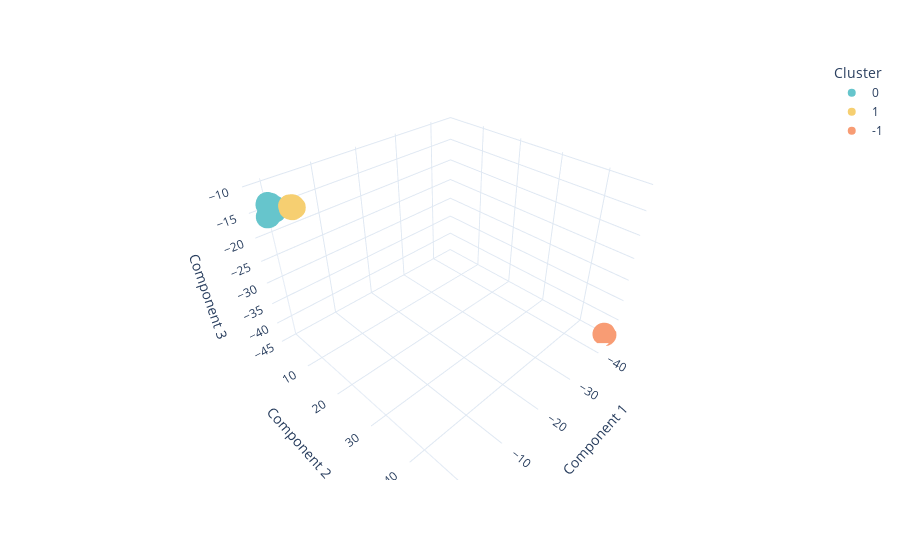

Here is the notebook cell this chart was saved with:
### Code cell
fig = px.scatter_3d(
    data_frame=reduced_df,
    x="Component 1",
    y="Component 2",
    z="Component 3",
    color="Cluster",
    color_discrete_sequence=px.colors.qualitative.Pastel,
    hover_data=[
        "taxon_id",
        "media_id"
    ],
    template="plotly_white"
)
fig.show()

### Figure 1 — Plotly figure (JSON) as saved in the notebook; plotly's stock layout.template omitted (floating-point values rounded to 4 significant figures)
{"data": [{"customdata": [["536350", "709"], ["5240", "269"], ["330590", "150a"], ["6497460", "104a"], ["841560", "519"], ["14540", "259"], ["6930750", "1211"], ["9790", "172"], ["11080", "87"], ["9820", "669"], ["295280", "172"], ["9990", "172"], ["709930", "172"], ["26980", "370"], ["1217340", "370"], ["27240", "607"], ["340920", "743"], ["452480", "79"], ["10260", "172"], ["10280", "172"], ["10060", "172"], ["2770", "256"], ["22080", "120"], ["22090", "120"], ["22150", "120"], ["6749720", "1042"], ["9810", "172"], ["1190", "607"], ["10710", "25"], ["391000", "688"], ["5259180", "573"], ["5259170", "573"], ["10310", "573"], ["27360", "607"], ["3370970", "1042"]], "hovertemplate": "Cluster=0<br>Component 1=%{x}<br>Component 2=%{y}<br>Component 3=%{z}<br>taxon_id=%{customdata[0]}<br>media_id=%{customdata[1]}<extra></extra>", "legendgroup": "0", "marker": {"color": "rgb(102, 197, 204)", "symbol": "circle"}, "mode": "markers", "name": "0", "scene": "scene", "showlegend": true, "type": "scatter3d", "x": [-0.3519, -0.1441, -0.1474, 1.115, 0.2691, 0.64, 0.9888, 0.02036, -0.3437, 0.06854, -0.431, -0.6174, -0.111, 0.2419, 0.5256, 1.705, -0.0228, 0.8599, -0.04787, -0.00183, -0.3787, 1.391, 1.273, 1.061, 1.168, 1.175, -0.3093, 1.81, 0.1965, 0.5672, 0.6845, 0.8762, 0.8214, 1.626, 1.371], "y": [2.415, 2.164, 2.694, 3.485, 2.649, 3.035, 3.522, 1.731, 1.833, 2.157, 1.719, 2.096, 2.101, 2.466, 2.173, 4.019, 2.93, 2.929, 1.868, 1.933, 2.174, 3.557, 3.645, 3.807, 3.63, 3.148, 1.633, 3.897, 1.629, 3.007, 3.12, 2.943, 3.229, 4.058, 3.207], "z": [-15.07, -14.83, -14.89, -14.44, -13.4, -14.16, -12.85, -14.46, -14.33, -14.28, -14.8, -14.51, -14.42, -14.83, -14.61, -14.53, -14.71, -14.64, -14.76, -15.04, -14.77, -14.73, -12.73, -12.67, -12.53, -15.09, -14.75, -14.75, -14.68, -13.18, -14.1, -14.17, -14.0, -14.69, -14.93]}, {"customdata": [["9200", "882"], ["1786060", "882"], ["1800", "882"], ["22850", "182"], ["22850", "88"], ["22870", "182"], ["22870", "88"], ["1119550", "182"], ["1119550", "88"], ["503390", "398"]], "hovertemplate": "Cluster=1<br>Component 1=%{x}<br>Component 2=%{y}<br>Component 3=%{z}<br>taxon_id=%{customdata[0]}<br>media_id=%{customdata[1]}<extra></extra>", "legendgroup": "1", "marker": {"color": "rgb(246, 207, 113)", "symbol": "circle"}, "mode": "markers", "name": "1", "scene": "scene", "showlegend": true, "type": "scatter3d", "x": [0.4268, 0.3623, 0.3761, 0.1447, 0.6299, 0.6219, 0.1765, 0.626, 0.3978, 0.5847], "y": [10.76, 10.54, 10.85, 10.63, 10.52, 10.57, 11.04, 11.02, 10.81, 10.94], "z": [-10.56, -10.83, -10.56, -10.81, -10.6, -10.99, -10.88, -10.77, -11.09, -10.88]}, {"customdata": [["542590", "897"], ["1143760", "897"], ["22610", "377"], ["539530", "377"], ["22620", "377"], ["22800", "377"], ["903230", "377"]], "hovertemplate": "Cluster=-1<br>Component 1=%{x}<br>Component 2=%{y}<br>Component 3=%{z}<br>taxon_id=%{customdata[0]}<br>media_id=%{customdata[1]}<extra></extra>", "legendgroup": "-1", "marker": {"color": "rgb(248, 156, 116)", "symbol": "circle"}, "mode": "markers", "name": "-1", "scene": "scene", "showlegend": true, "type": "scatter3d", "x": [-44.43, -44.36, -44.39, -44.58, -44.46, -44.24, -44.59], "y": [46.61, 46.69, 46.65, 46.47, 46.58, 46.8, 46.46], "z": [-43.82, -43.74, -43.77, -43.96, -43.85, -43.63, -43.97]}], "layout": {"legend": {"title": {"text": "Cluster"}, "tracegroupgap": 0}, "margin": {"t": 60}, "scene": {"domain": {"x": [0, 1], "y": [0, 1]}, "xaxis": {"title": {"text": "Component 1"}}, "yaxis": {"title": {"text": "Component 2"}}, "zaxis": {"title": {"text": "Component 3"}}}}}
